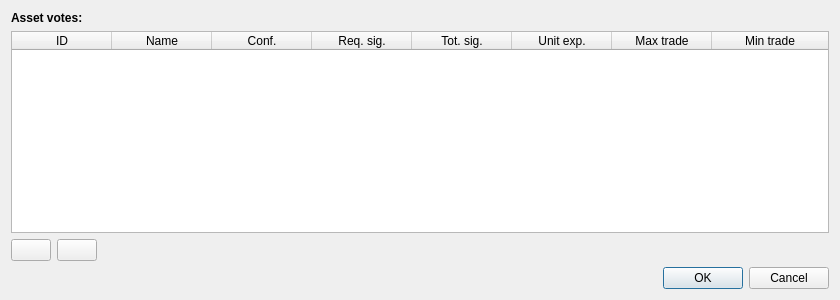
<?xml version="1.0" encoding="UTF-8"?>
<ui version="4.0">
 <class>AssetVoteDialog</class>
 <widget class="QDialog" name="AssetVoteDialog">
  <property name="geometry">
   <rect>
    <x>0</x>
    <y>0</y>
    <width>840</width>
    <height>300</height>
   </rect>
  </property>
  <property name="windowTitle">
   <string>Dialog</string>
  </property>
  <layout class="QVBoxLayout" name="verticalLayout_2">
   <item>
    <layout class="QVBoxLayout" name="verticalLayout">
     <item>
      <widget class="QLabel" name="label">
       <property name="font">
        <font>
         <weight>75</weight>
         <bold>true</bold>
        </font>
       </property>
       <property name="text">
        <string>Asset votes:</string>
       </property>
      </widget>
     </item>
     <item>
      <widget class="QTableWidget" name="assetVoteTable">
       <property name="sortingEnabled">
        <bool>true</bool>
       </property>
       <property name="columnCount">
        <number>8</number>
       </property>
       <attribute name="horizontalHeaderStretchLastSection">
        <bool>true</bool>
       </attribute>
       <attribute name="verticalHeaderVisible">
        <bool>false</bool>
       </attribute>
       <column>
        <property name="text">
         <string>ID</string>
        </property>
       </column>
       <column>
        <property name="text">
         <string>Name</string>
        </property>
       </column>
       <column>
        <property name="text">
         <string>Conf.</string>
        </property>
       </column>
       <column>
        <property name="text">
         <string>Req. sig.</string>
        </property>
       </column>
       <column>
        <property name="text">
         <string>Tot. sig.</string>
        </property>
       </column>
       <column>
        <property name="text">
         <string>Unit exp.</string>
        </property>
       </column>
       <column>
        <property name="text">
         <string>Max trade</string>
        </property>
       </column>
       <column>
        <property name="text">
         <string>Min trade</string>
        </property>
       </column>
      </widget>
     </item>
     <item>
      <layout class="QHBoxLayout" name="horizontalLayout">
       <item>
        <widget class="QPushButton" name="addAssetVoteButton">
         <property name="text">
          <string/>
         </property>
         <property name="icon">
          <iconset resource="../bitcoin.qrc">
           <normaloff>:/icons/add</normaloff>:/icons/add</iconset>
         </property>
        </widget>
       </item>
       <item>
        <widget class="QPushButton" name="removeAssetVoteButton">
         <property name="text">
          <string/>
         </property>
         <property name="icon">
          <iconset resource="../bitcoin.qrc">
           <normaloff>:/icons/remove</normaloff>:/icons/remove</iconset>
         </property>
        </widget>
       </item>
       <item>
        <spacer name="horizontalSpacer">
         <property name="orientation">
          <enum>Qt::Horizontal</enum>
         </property>
         <property name="sizeHint" stdset="0">
          <size>
           <width>40</width>
           <height>20</height>
          </size>
         </property>
        </spacer>
       </item>
      </layout>
     </item>
    </layout>
   </item>
   <item>
    <widget class="QDialogButtonBox" name="buttonBox">
     <property name="standardButtons">
      <set>QDialogButtonBox::Cancel|QDialogButtonBox::Ok</set>
     </property>
    </widget>
   </item>
  </layout>
 </widget>
 <resources>
  <include location="../bitcoin.qrc"/>
 </resources>
 <connections>
  <connection>
   <sender>buttonBox</sender>
   <signal>accepted()</signal>
   <receiver>AssetVoteDialog</receiver>
   <slot>accept()</slot>
   <hints>
    <hint type="sourcelabel">
     <x>199</x>
     <y>274</y>
    </hint>
    <hint type="destinationlabel">
     <x>199</x>
     <y>149</y>
    </hint>
   </hints>
  </connection>
  <connection>
   <sender>buttonBox</sender>
   <signal>rejected()</signal>
   <receiver>AssetVoteDialog</receiver>
   <slot>reject()</slot>
   <hints>
    <hint type="sourcelabel">
     <x>199</x>
     <y>274</y>
    </hint>
    <hint type="destinationlabel">
     <x>199</x>
     <y>149</y>
    </hint>
   </hints>
  </connection>
 </connections>
</ui>
